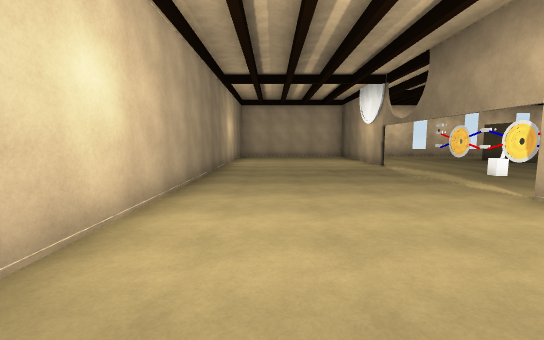
View 1 (above)

18 first-person views from a walk through a Unity game level. The camera is 1.5 m above the floor, tilts 6° down and sees 90° across. The floor is counted in squares, 2 m on a side. Each view is taken from the middle of a square. On the plan, view 1 faces up. The plan holds only what a view shows up to about 10 squares ahead; the rest is blank. The place goes on beyond the plan. The player is left out. Surface patterns are stand-ins for the level's own textures.

View 2
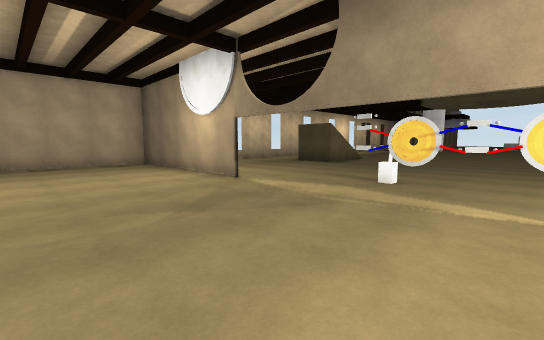

View 3
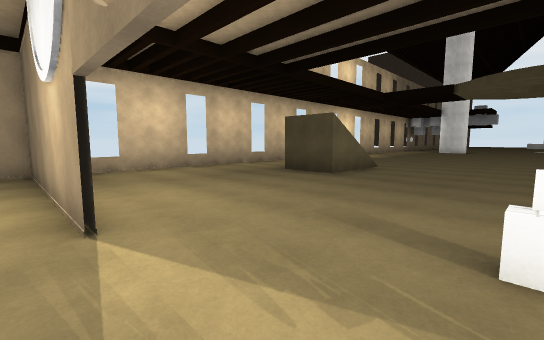

View 4
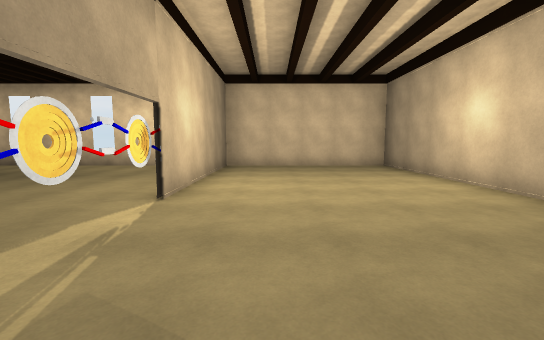

View 5
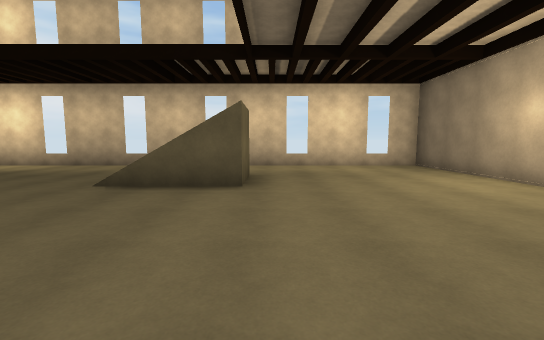

View 6
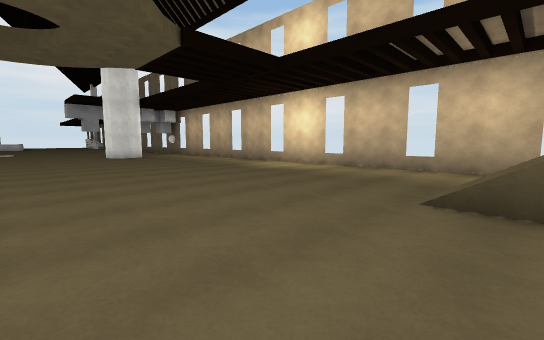

View 7
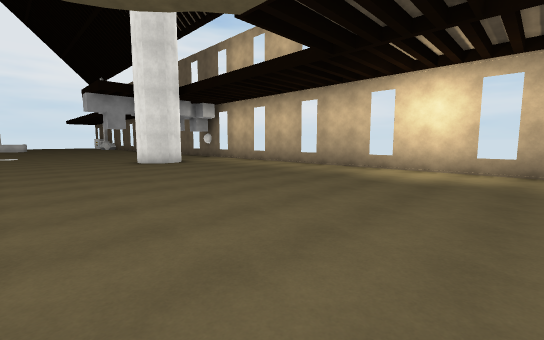

View 8
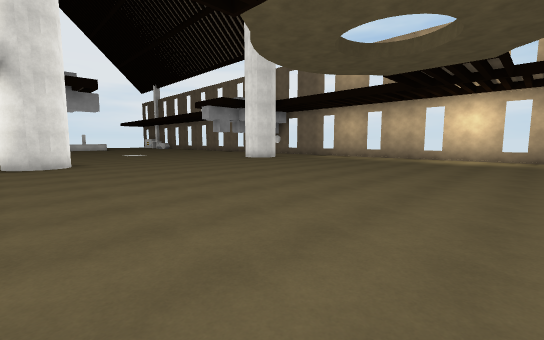

View 9
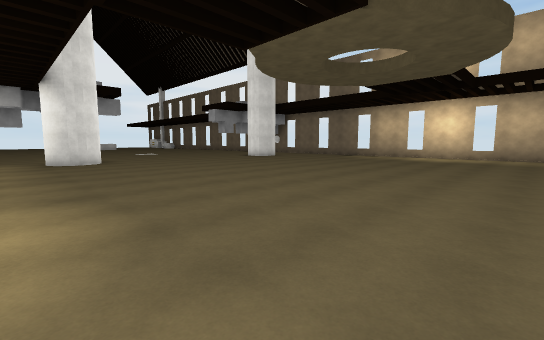

View 10
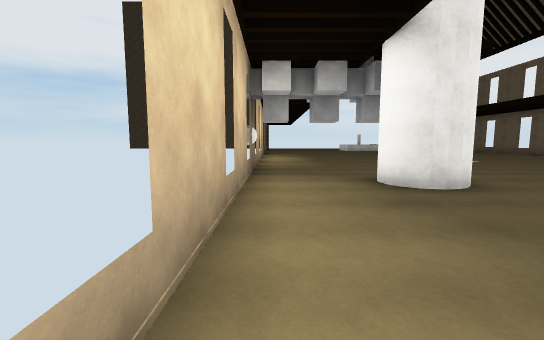

View 11
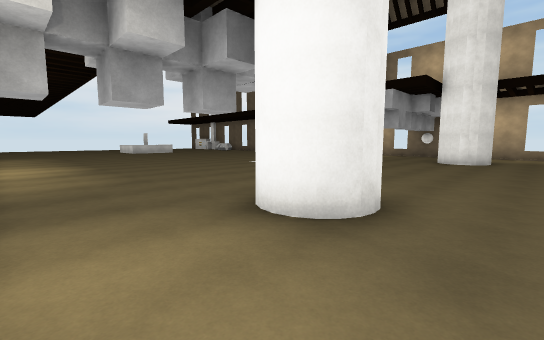

View 12
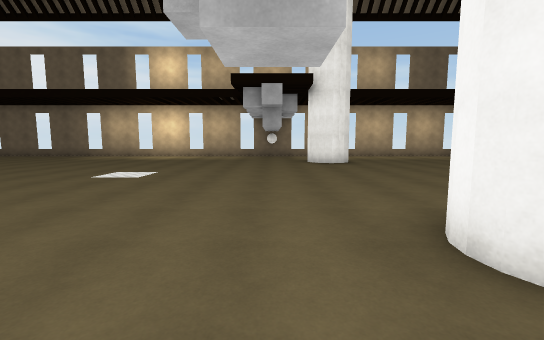

View 13
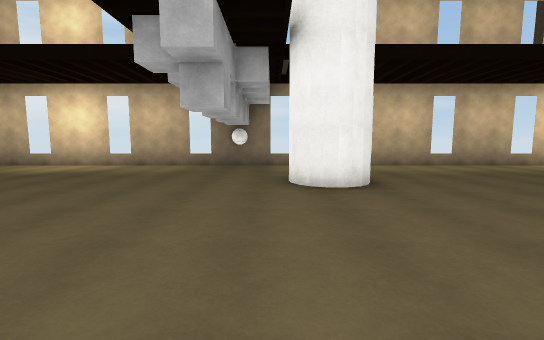

View 14
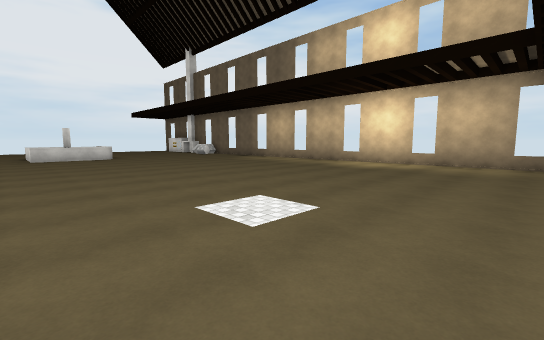

View 15
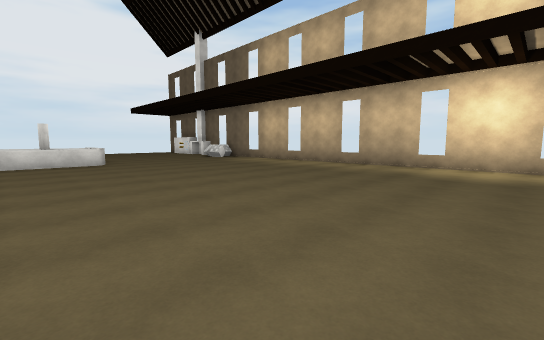

View 16
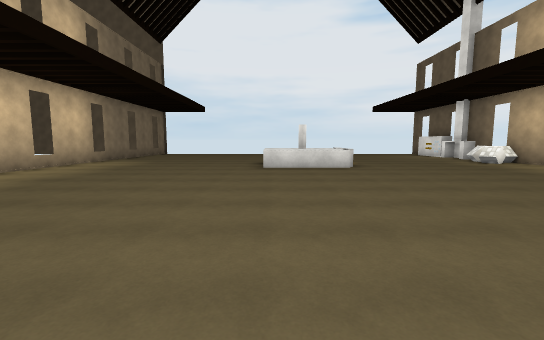

View 17
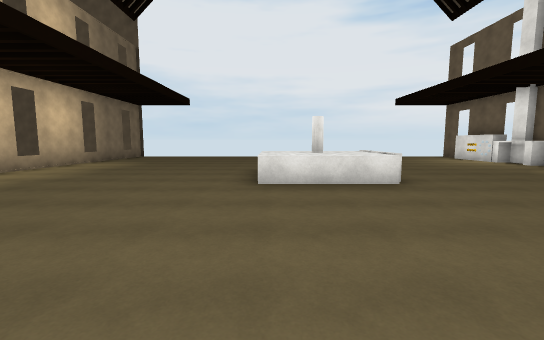

View 18
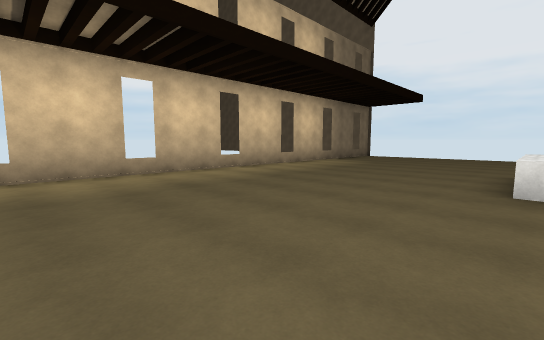

### Floor plan
Key: @ floor where view 1 was taken; # wall or solid block; . floor; / step, stairs or slope; ^ raised ledge; C cylinder; U cube; F fireplace; O other object.
Columns run from 2 left of view 1 to 47 right of it. Each row starts with its distance up from view 1.
 14   ###########         ##########     ###########
 13   ...#.......        ...........................
 12   ...#.......  .................................
 11   ...#...../   ...........#.....................
 10 #....#...../  ............#......................
  9 #....#............................................
  8 #.................................................
  7 #.........................................^^^.
  6 #.....#O..................................^C^
  5 #.....O...................................^ ^
  4 #.....O......................................
  3 #....# ........................................
  2 #....#..... //............#.....................
  1 #....#..... //............ .....................
  0 #.@..#.................... ............. .......
 -1 #....#...................  ............   .UU.##FF
 -2 #########################  ############    #####

Where each view was taken, in squares from view 1:
view 1: 0 up, 0 right, facing up
view 2: 4 up, 0 right, facing up-right
view 3: 6 up, 3 right, facing up-right
view 4: 7 up, 2 right, facing down
view 5: 7 up, 8 right, facing down
view 6: 6 up, 10 right, facing down-right
view 7: 6 up, 14 right, facing down-right
view 8: 11 up, 14 right, facing down-right
view 9: 12 up, 13 right, facing down-right
view 10: 13 up, 19 right, facing right
view 11: 13 up, 22 right, facing down-right
view 12: 12 up, 26 right, facing down
view 13: 7 up, 25 right, facing down
view 14: 8 up, 27 right, facing down-right
view 15: 7 up, 30 right, facing down-right
view 16: 7 up, 32 right, facing right
view 17: 7 up, 35 right, facing right
view 18: 7 up, 35 right, facing up-right
